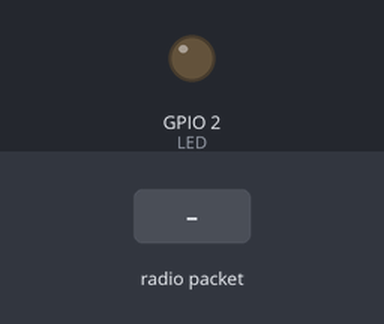
Simulated run of this sketch. Board: ESP32. On the bench: output pins drawn as LEDs (lit = HIGH). The test bench sets the inputs (shaded band). No radio packets arrive unless stated; what the sketch prints to the serial monitor is not drawn.

Above: at 1.2 s.
1.3 s: radio packet "5" arrives
Timing chart, 0 to 4.3 s (numbered marks = the images above; inputs shaded):
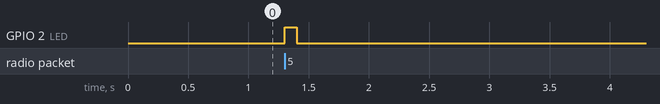

The sketch:

ok_lora_receiver2.ino
```cpp
#include <SPI.h>
#include <LoRa.h>

#define SS 5
#define RST 14
#define DIO0 15
#define LED 2

void setup() {
    Serial.begin(115200);
    pinMode(LED, OUTPUT);
    digitalWrite(LED, LOW);  // Mặc định tắt LED

    LoRa.setPins(SS, RST, DIO0);
    if (!LoRa.begin(433E6)) {
        Serial.println("❌ LoRa init failed!");
        while (1);
    }
    Serial.println("✅ LoRa receiver ready");
}

void loop() {
    int packetSize = LoRa.parsePacket();
    if (packetSize) {
        String received = "";
        while (LoRa.available()) {
            received += (char)LoRa.read();
        }

        Serial.println("📩 Nhận được: " + received);

        // ⚡ Bật LED khi nhận được gói
        digitalWrite(LED, HIGH);
        delay(100);  // Giữ sáng 100ms
        digitalWrite(LED, LOW);

         // Phân tích dữ liệu
        int key1 = getValue(received, "key1").toInt();
        int key2 = getValue(received, "key2").toInt();


        int joy1X = getValue(received, "joy1X").toInt();
        int joy1Y = getValue(received, "joy1Y").toInt();


        int joy2X = getValue(received, "joy2X").toInt();
        int joy2Y = getValue(received, "joy2Y").toInt();


        // Hiển thị dữ liệu
        Serial.println("🔹 Dữ liệu nhận được:");
        Serial.printf("➡ Key1: %d, Key2: %d\n", key1, key2);
        Serial.printf("🎮 Joystick 1 - X: %d, Y: %d\n", joy1X, joy1Y);
        Serial.printf("🎮 Joystick 2 - X: %d, Y: %d\n", joy2X, joy2Y);


    }


}


// 🔎 Hàm tách giá trị từ chuỗi key:value
String getValue(String data, String key) {
    int startIndex = data.indexOf(key + ":");
    if (startIndex == -1) return "";
    startIndex += key.length() + 1;
    int endIndex = data.indexOf(" ", startIndex);
    if (endIndex == -1) endIndex = data.length();
    return data.substring(startIndex, endIndex);
}
```

Measured:
- after the input at 1.3 s, GPIO 2 (LED): LOW → HIGH at once, → LOW 0.10 s later
